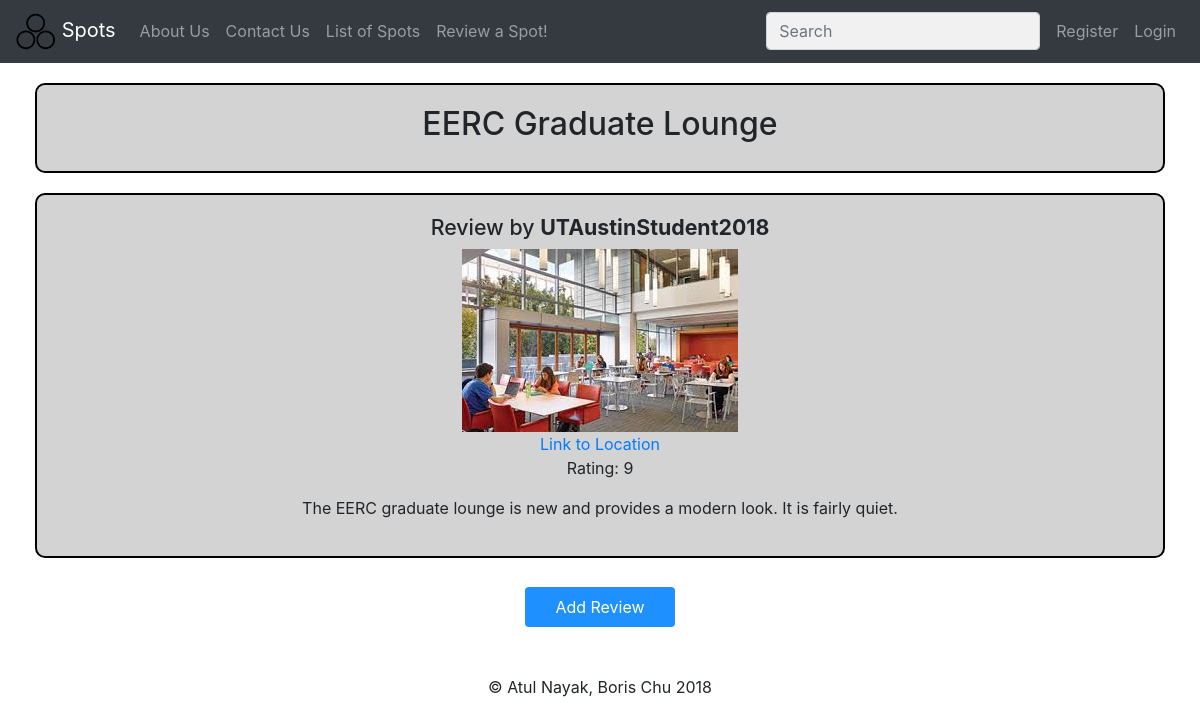
Screenshot of /spot.php?spot=EERC Graduate Lounge with the database file from the repository.
### tables this page shows
CREATE TABLE `spots` (
  `username` varchar(100) DEFAULT NULL,
  `spot` varchar(100) DEFAULT NULL,
  `location` varchar(200) DEFAULT NULL,
  `image` varchar(200) DEFAULT NULL,
  `rating` int(2) DEFAULT NULL,
  `review` varchar(500) DEFAULT NULL,
  `time` bigint(20) DEFAULT NULL
);

### connectDB.php (called while the page is built, shortened)
<?php
	$table = "spots";
?>

### spot.php (the view, shortened to what this page needs)
<!DOCTYPE html>
<html lang="en">
<head>
  <link rel="stylesheet" href="https://maxcdn.bootstrapcdn.com/bootstrap/4.1.3/css/bootstrap.min.css">
  <link rel="stylesheet" type="text/css" href="./css/styles.css">
</head>
<body>
<nav class="navbar navbar-expand-sm bg-dark navbar-dark sticky-top">
  <a class="navbar-brand" href="home.php">
    <img src="./img/logo2.png" alt="Logo" style="width:40px;">
    Spots
  </a>
  <div class="collapse navbar-collapse" id="collapsibleNavbar">
    <ul class="navbar-nav">
      <li class="nav-item">
        <a class="nav-link" href="about_us.php">About Us</a>
      </li>
      <li class="nav-item">
        <a class="nav-link" href="contact.php">Contact Us</a>
      </li>
      <li class="nav-item">
        <a class="nav-link" href="listSpots.php">List of Spots</a>
      </li>
      <li class="nav-item">
        <a class="nav-link" href="addSpot.php">Review a Spot!</a>
      </li>
    </ul>
  </div>
<?php include 'navBar.php';?>
</nav>
<div class="container-fluid">
<?php
  include 'connectDB.php';
  $spot = str_replace('$20', ' ', $_SESSION["spot"]);
  $qry = "SELECT * FROM $table WHERE spot = '$spot' ORDER BY time DESC";
  $result = mysqli_query($connect, $qry);
  while ($row = $result->fetch_row()) {
    $spotBlock = $spotBlock.
    "<div id=\"spotsReview\" class=\"spotImage\">
      <div class=\"row\">
        <div class=\"col-sm-12\">
          <h2>Review by <b>".$row[0]."</b></h2>
        </div>";
    if ($row[3] && exif_imagetype($row[3])) {
      $spotBlock = $spotBlock.
      "<div class=\"embed-responsive\">
        <img src=".$row[3]." type=\"image\">
      </div>";
    }
    if ($row[2]) {
      $spotBlock = $spotBlock.
      "<div id=\"location\" class=\"col-sm-12\">
          <a target=\"blank\" href=".$row[2].">Link to Location</a>
      </div>";
    }
    $spotBlock = $spotBlock.
    "<div id=\"rating\" class=\"col-sm-12\">
      <p>Rating: ".$row[4]."</p>
    </div>";
    if($row[5]) {
      $spotBlock = $spotBlock.
      "<div id=\"description\" class=\"col-sm-12\">
        <p>".$row[5]."</p>
      </div>";
    }
    $spotBlock = $spotBlock."</div></div>";
  }
  print <<<TOP
    <div id="viewSpot" class="row">
      <div class="col-sm-12">
        <h1 class="spotTitle">$spot</h1>
      </div>
    </div>
TOP;
  print($spotBlock);
  print <<<BOTTOM
    </div>
BOTTOM;
?>
<?php
  print <<<ADD
    <br>
    <input type="button" value="Add Review" name="addReview" onclick="location.href='./addSpot.php?spot=$spot'">
ADD;
?>
</body>
<br><br>
<div id="footer">
  <p> &copy; Atul Nayak, Boris Chu 2018 </p>
</div>
</html>

### css/styles.css (style rules this page uses)
h2 { font-size: 16pt; }
.spotTitle { font-size: 24pt; text-align: center; }
.spotImage, .spotReview { text-align: center; }
#spotsReview img { max-width:500px; max-height:200px; width: auto; height: auto; text-align: center; }
#featured, #recent, #popular, #trending, #header, #about_us, #contact_us, #regForm, #viewSpot, #spotsReview { background-color: lightgray; padding: 20px; }
#featured, #recent, #popular, #trending, #about_us, #contact_us, #regForm, #viewSpot, #spotsReview { border: 2px solid black; border-radius: 10px; margin: 20px; margin-bottom: 0px; }
#footer { text-align: center; }
input { border: 1px solid transparent; background-color: #f1f1f1; padding: 10px; font-size: 16px; }
input[type=button] { width: 150px; background-color: DodgerBlue; color: #fff; padding: 8px; margin-top: 5px; border: none; border-radius: 4px; cursor: pointer; margin-left: auto; margin-right: auto; display: block; text-align: center; }

### rows the page displays
spots: username "UTAustinStudent2018", image (picture), rating "9", review "The EERC graduate lounge is new and provides a modern look. It is fairly quiet."

### other values shown
$spot "EERC Graduate Lounge"
